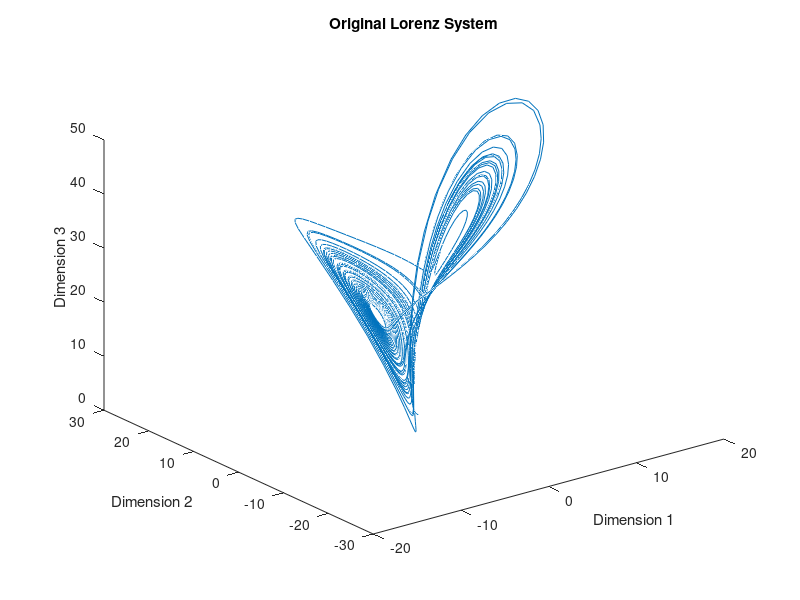

Source code (MATLAB): (Note: this script raises an error after producing the figure.)
clc; clear; close all;

%% simulate

% Define Lorenz system parameters
sigma = 10;
rho = 28;
beta = 8/3;

% Lorenz system ODEs
lorenzODE = @(t, y) [sigma * (y(2) - y(1));
    rho * y(1) - y(2) - y(1) * y(3);
    y(1) * y(2) - beta * y(3)];

% Initial conditions and time span
y0 = [1; 1; 1];
tspan = [0, 50];

% Solve ODEs
[t, Y] = ode45(lorenzODE, tspan, y0);

% plot
figure;
plot3(Y(:,1),Y(:,2),Y(:,3));
xlabel('Dimension 1');
ylabel('Dimension 2');
zlabel('Dimension 3');
title('Original Lorenz System');
% set_full_screen;
% saveas(gcf,'..\result\1.fig');

%% reconstruct
[time_series_reconstructed_1, eLag_1, eDim_1] = reconstruct(Y(:,1));
[time_series_reconstructed_2, eLag_2, eDim_2] = reconstruct(Y(:,2));
[time_series_reconstructed_3, eLag_3, eDim_3] = reconstruct(Y(:,3));

% plot
figure;
plot3(time_series_reconstructed_1(:,1), time_series_reconstructed_1(:,2), time_series_reconstructed_1(:,3));
xlabel('Dimension 1');
ylabel('Dimension 2');
zlabel('Dimension 3');
title('Time Delay Embedding of Lorenz System');
subtitle(sprintf("From time sery 1, Estimated delay = %d, Estimated embedding dimension = %d",eLag_1,eDim_1));
% set_full_screen;
% saveas(gcf,'..\result\2.fig');

figure;
plot3(time_series_reconstructed_2(:,1), time_series_reconstructed_2(:,2), time_series_reconstructed_2(:,3));
xlabel('Dimension 1');
ylabel('Dimension 2');
zlabel('Dimension 3');
title('Time Delay Embedding of Lorenz System');
subtitle(sprintf("From time sery 2, Estimated delay = %d, Estimated embedding dimension = %d",eLag_2,eDim_2));
% set_full_screen;
% saveas(gcf,'..\result\3.fig');

figure;
plot3(time_series_reconstructed_3(:,1), time_series_reconstructed_3(:,2), time_series_reconstructed_3(:,3));
xlabel('Dimension 1');
ylabel('Dimension 2');
zlabel('Dimension 3');
title('Time Delay Embedding of Lorenz System');
subtitle(sprintf("From time sery 3, Estimated delay = %d, Estimated embedding dimension = %d",eLag_3,eDim_3));
% set_full_screen;
% saveas(gcf,'..\result\4.fig');